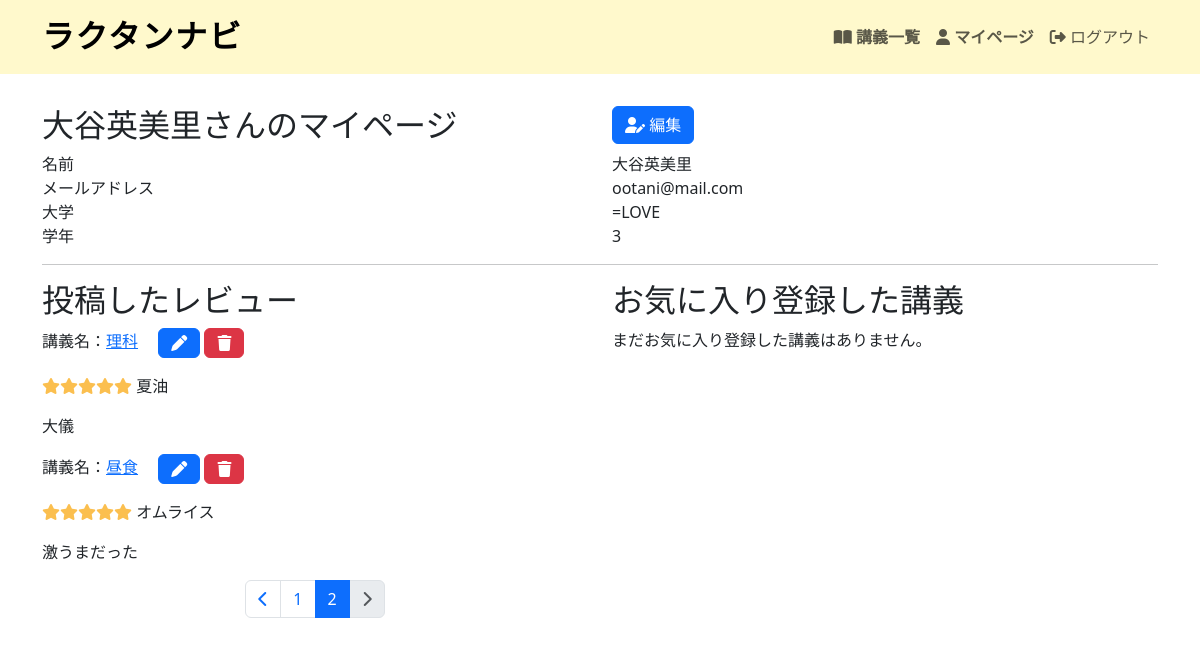
The app's page /users/2/?page=2 (signed in), older data.
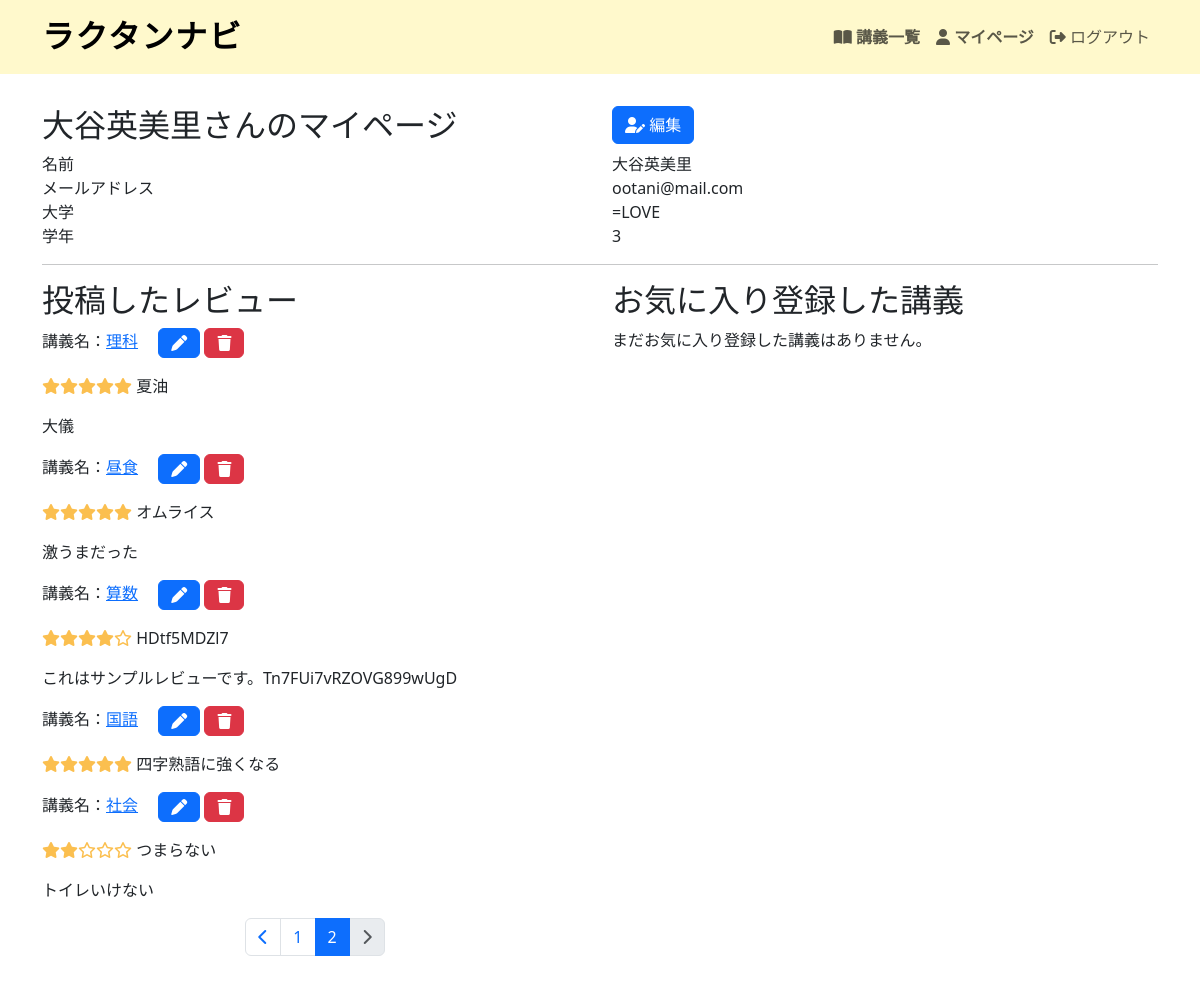
The same page, newer data.
### helloworld/models.py (models this page shows, shortened)
class Review(models.Model):
    title = models.CharField(max_length=128, null=True, blank=True)
    comment = models.TextField(null=True, blank=True)
    score = models.IntegerField(validators=[MinValueValidator(1), MaxValueValidator(5)])
    lecture = models.ForeignKey(Lecture, on_delete=models.CASCADE)
    user = models.ForeignKey(settings.AUTH_USER_MODEL, on_delete=models.CASCADE)

class Lecture(models.Model):
    name = models.CharField(max_length=128)
    body = models.TextField(null=True, blank=True)
    university = models.CharField(max_length=128, null=True, blank=True)
    school_year = models.IntegerField(null=True, blank=True)
    average_score = models.FloatField(null=True, blank=True)
    reviews_count = models.IntegerField(default=0, blank=True)

### helloworld/views.py (the view)
# urls.py: path('users/<int:user_id>/', views.user_show, name='users_show'),
@login_required
def user_show(request, user_id):
    user = get_object_or_404(User, pk=user_id)
    if user != request.user:
        messages.error(request, 'このページのアクセスは許可されていません。')
        return redirect('top')
    reviews_list = user.review_set.all()
    paginator = Paginator(reviews_list, 5)
    page_number = request.GET.get('page')
    reviews = paginator.get_page(page_number)
    lectures_list = Lecture.objects.filter(favorite__user=request.user).distinct()
    sort = request.GET.get('sort')
    if sort == 'review_count_desc':
        lectures_list = lectures_list.order_by('-reviews_count')  # レビュー高い順
    elif sort == 'review_count_asc':
        lectures_list = lectures_list.order_by('reviews_count')  # レビュー低い順
    elif sort == 'average_score_desc':
        lectures_list = lectures_list.order_by('-average_score')  # 評価高い順
    elif sort == 'average_score_asc':
        lectures_list = lectures_list.order_by('average_score')  # 評価低い順
    paginator = Paginator(lectures_list, 10)
    page_number = request.GET.get('page')
    lectures = paginator.get_page(page_number)
    context = {
        'user': user,
        'reviews': reviews,
        'lectures': lectures,
        'sort': sort,
    }
    return render(request, 'snippets/users/show.html', context)

### helloworld/templates/snippets/users/show.html (shortened to what this page needs)
{% extends 'base.html' %}
{% load django_bootstrap5 %}
{% block main %}
<div class="row">
  <div class="col d-flex align-items-end">
    <h2>{{ user.username }}さんのマイページ</h2>
  </div>
  <div class="col">
    <a href="{% url 'users_edit' user.id %}" class="btn btn-primary"><i class="fa-solid fa-user-pen"></i> 編集</a>
  </div>
</div>
<div class="row">
    <div class="col">名前</div>
    <div class="col">{{ user.username }}</div>
</div>
<div class="row">
    <div class="col">メールアドレス</div>
    <div class="col">{{ user.email }}</div>
</div>
<div class="row">
    <div class="col">大学</div>
    <div class="col">{{ user.university|default:"" }}</div>
</div>
<div class="row">
    <div class="col">学年</div>
    <div class="col">{{ user.school_year|default:"" }}</div>
</div>
<hr>
<div class="row">
    <div class="col">
        <h2>投稿したレビュー</h2>
        {% if reviews %}
        {% for review in reviews %}
        <div>
            講義名：<a href="{% url 'lectures_show' review.lecture.id %}">{{ review.lecture.name }}</a>
            <a href="{% url 'reviews_edit' review.lecture.id review.id %}" class="btn btn-primary ms-3"><i class="fa-solid fa-pen"></i></a>
            <form action="{% url 'review_delete' review.lecture.id review.id %}" method="POST" onsubmit="return confirm('本当に削除しますか？');" class="d-inline-block">
              <button type="submit" class="btn btn-danger"><i class="fa-solid fa-trash"></i></button>
            </form>
            <p>
                {% include 'lectures/_star.html' with score=review.score %}
                {{ review.title|default:"" }}
            </p>
            <p>{{ review.comment }}</p>
        </div>
        {% endfor %}
        {% include '_pagination.html' with list=reviews %}
        {% else %}
        <p>まだレビューを投稿していません。</p>
        {% endif %}
    </div>
    <div class="col">
        <h2>お気に入り登録した講義</h2>
        {% if lectures %}
        <div class="row">
            <div class="col-8 offset-4">
                <form method="get" class="form-inline">
                  <select name="sort" class="form-control mr-2" onchange="this.form.submit()">
                    <option value="">並び替え</option>
                    <option value="review_count_desc" {% if sort == "review_count_desc" %}selected{% endif %}>レビューが多い順</option>
                    <option value="review_count_asc" {% if sort == "review_count_asc" %}selected{% endif %}>レビューが少ない順</option>
                    <option value="average_score_desc" {% if sort == "average_score_desc" %}selected{% endif %}>評価が高い順</option>
                    <option value="average_score_asc" {% if sort == "average_score_asc" %}selected{% endif %}>評価が低い順</option>
                  </select>
                </form>
            </div>
        </div>
        <div class="table-responsive-sm">
            {% include 'lectures/_lectures_table.html' %}
        </div>
        {% else %}
        <p>まだお気に入り登録した講義はありません。</p>
        {% endif %}
    </div>
</div>
{% endblock %}

### helloworld/templates/snippets/lectures/_star.html
<span class="star">
  {% if score == 1 %}
    <i class="fa-solid   fa-star"></i><i class="fa-regular fa-star"></i><i class="fa-regular fa-star"></i><i class="fa-regular fa-star"></i><i class="fa-regular fa-star"></i>
  {% elif score == 2 %}
    <i class="fa-solid   fa-star"></i><i class="fa-solid   fa-star"></i><i class="fa-regular fa-star"></i><i class="fa-regular fa-star"></i><i class="fa-regular fa-star"></i>
  {% elif score == 3 %}
    <i class="fa-solid   fa-star"></i><i class="fa-solid   fa-star"></i><i class="fa-solid   fa-star"></i><i class="fa-regular fa-star"></i><i class="fa-regular fa-star"></i>
  {% elif score == 4 %}
    <i class="fa-solid   fa-star"></i><i class="fa-solid   fa-star"></i><i class="fa-solid   fa-star"></i><i class="fa-solid   fa-star"></i><i class="fa-regular fa-star"></i>
  {% elif score == 5 %}
    <i class="fa-solid   fa-star"></i><i class="fa-solid   fa-star"></i><i class="fa-solid   fa-star"></i><i class="fa-solid   fa-star"></i><i class="fa-solid   fa-star"></i>
  {% else %}
    <i class="fa-regular fa-star"></i><i class="fa-regular fa-star"></i><i class="fa-regular fa-star"></i><i class="fa-regular fa-star"></i><i class="fa-regular fa-star"></i>
  {% endif %}
</span>

Row changes from the older to the newer data that the page shows:
added Review: lecture.name "算数", title "HDtf5MDZl7", comment "これはサンプルレビューです。Tn7FUi7vRZOVG899wUgD"
added Review: lecture.name "国語", title "四字熟語に強くなる"
added Review: lecture.name "社会", title "つまらない", comment "トイレいけない"
